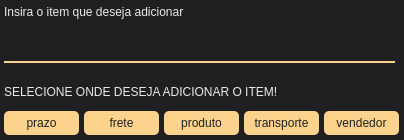
<?xml version="1.0" encoding="UTF-8"?>
<ui version="4.0">
 <class>MainWindowIsertBox</class>
 <widget class="QMainWindow" name="MainWindowIsertBox">
  <property name="geometry">
   <rect>
    <x>0</x>
    <y>0</y>
    <width>404</width>
    <height>140</height>
   </rect>
  </property>
  <property name="minimumSize">
   <size>
    <width>404</width>
    <height>140</height>
   </size>
  </property>
  <property name="maximumSize">
   <size>
    <width>404</width>
    <height>140</height>
   </size>
  </property>
  <property name="windowTitle">
   <string>MainWindow</string>
  </property>
  <property name="styleSheet">
   <string notr="true">background-color: rgb(32, 32, 35);</string>
  </property>
  <widget class="QWidget" name="centralwidgetInsertBox">
   <widget class="QLabel" name="label_26">
    <property name="geometry">
     <rect>
      <x>4</x>
      <y>1</y>
      <width>201</width>
      <height>21</height>
     </rect>
    </property>
    <property name="styleSheet">
     <string notr="true">color: rgb(234, 234, 234);
font: 10pt &quot;Segoe UI&quot;;
background-color: none;</string>
    </property>
    <property name="text">
     <string>Insira o item que deseja adicionar</string>
    </property>
   </widget>
   <widget class="QLineEdit" name="inserir_item_no_combobox">
    <property name="geometry">
     <rect>
      <x>4</x>
      <y>31</y>
      <width>391</width>
      <height>31</height>
     </rect>
    </property>
    <property name="styleSheet">
     <string notr="true">background-color: rgb(32, 32, 35);
color: rgb(255, 255, 255);
border: none;</string>
    </property>
    <property name="clearButtonEnabled">
     <bool>true</bool>
    </property>
   </widget>
   <widget class="QWidget" name="widget_3" native="true">
    <property name="geometry">
     <rect>
      <x>4</x>
      <y>61</y>
      <width>391</width>
      <height>2</height>
     </rect>
    </property>
    <property name="styleSheet">
     <string notr="true">background-color: rgb(251, 211, 141);</string>
    </property>
   </widget>
   <widget class="QPushButton" name="botao_inserir_database_prazo">
    <property name="geometry">
     <rect>
      <x>4</x>
      <y>111</y>
      <width>75</width>
      <height>24</height>
     </rect>
    </property>
    <property name="styleSheet">
     <string notr="true">QPushButton:hover{
	background-color: #f6ad55;
	border: 5px solid #f6ad55;
	color: rgb(32, 32, 35);
	border-radius: 5px;
}

QPushButton {
   color: rgb(32, 32, 35);
   border-radius: 5px;
   background-color: rgb(251, 211, 141);
}</string>
    </property>
    <property name="text">
     <string>prazo</string>
    </property>
   </widget>
   <widget class="QPushButton" name="botao_inserir_database_frete">
    <property name="geometry">
     <rect>
      <x>84</x>
      <y>111</y>
      <width>75</width>
      <height>24</height>
     </rect>
    </property>
    <property name="styleSheet">
     <string notr="true">QPushButton:hover{
	background-color: #f6ad55;
	border: 5px solid #f6ad55;
	color: rgb(32, 32, 35);
	border-radius: 5px;
}

QPushButton {
   color: rgb(32, 32, 35);
   border-radius: 5px;
   background-color: rgb(251, 211, 141);
}</string>
    </property>
    <property name="text">
     <string>frete</string>
    </property>
   </widget>
   <widget class="QPushButton" name="botao_inserir_database_produto">
    <property name="geometry">
     <rect>
      <x>164</x>
      <y>111</y>
      <width>75</width>
      <height>24</height>
     </rect>
    </property>
    <property name="styleSheet">
     <string notr="true">QPushButton:hover{
	background-color: #f6ad55;
	border: 5px solid #f6ad55;
	color: rgb(32, 32, 35);
	border-radius: 5px;
}

QPushButton {
   color: rgb(32, 32, 35);
   border-radius: 5px;
   background-color: rgb(251, 211, 141);
}</string>
    </property>
    <property name="text">
     <string>produto</string>
    </property>
   </widget>
   <widget class="QPushButton" name="botao_inserir_database_transporte">
    <property name="geometry">
     <rect>
      <x>244</x>
      <y>111</y>
      <width>75</width>
      <height>24</height>
     </rect>
    </property>
    <property name="styleSheet">
     <string notr="true">QPushButton:hover{
	background-color: #f6ad55;
	border: 5px solid #f6ad55;
	color: rgb(32, 32, 35);
	border-radius: 5px;
}

QPushButton {
   color: rgb(32, 32, 35);
   border-radius: 5px;
   background-color: rgb(251, 211, 141);
}</string>
    </property>
    <property name="text">
     <string>transporte</string>
    </property>
   </widget>
   <widget class="QPushButton" name="botao_inserir_database_vendedor">
    <property name="geometry">
     <rect>
      <x>324</x>
      <y>111</y>
      <width>75</width>
      <height>24</height>
     </rect>
    </property>
    <property name="styleSheet">
     <string notr="true">QPushButton:hover{
	background-color: #f6ad55;
	border: 5px solid #f6ad55;
	color: rgb(32, 32, 35);
	border-radius: 5px;
}

QPushButton {
   color: rgb(32, 32, 35);
   border-radius: 5px;
   background-color: rgb(251, 211, 141);
}</string>
    </property>
    <property name="text">
     <string>vendedor</string>
    </property>
   </widget>
   <widget class="QLabel" name="label_27">
    <property name="geometry">
     <rect>
      <x>4</x>
      <y>81</y>
      <width>281</width>
      <height>21</height>
     </rect>
    </property>
    <property name="styleSheet">
     <string notr="true">color: rgb(234, 234, 234);
font: 10pt &quot;Segoe UI&quot;;
background-color: none;</string>
    </property>
    <property name="text">
     <string>SELECIONE ONDE DESEJA ADICIONAR O ITEM!</string>
    </property>
   </widget>
  </widget>
 </widget>
 <resources/>
 <connections/>
</ui>
